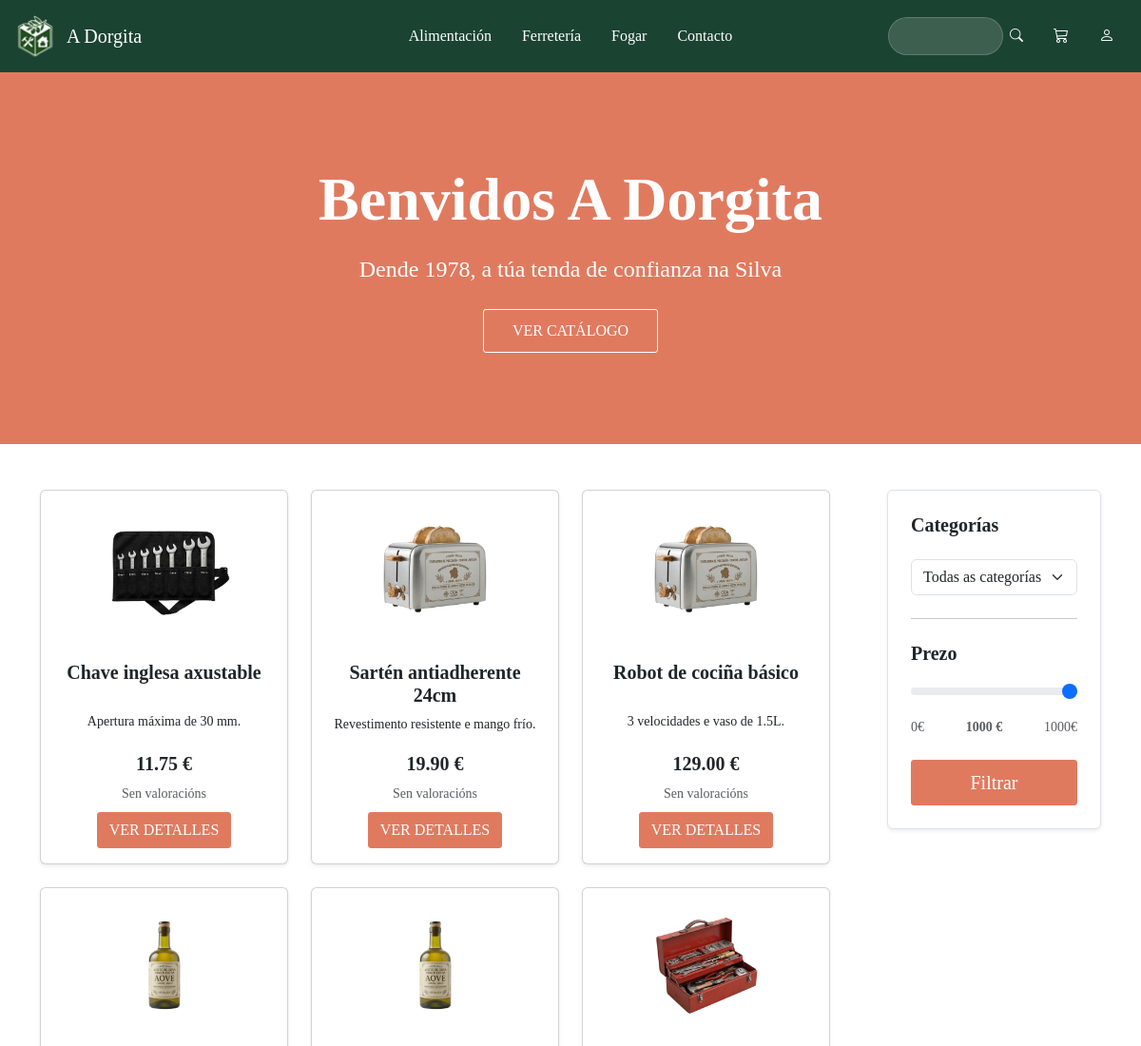
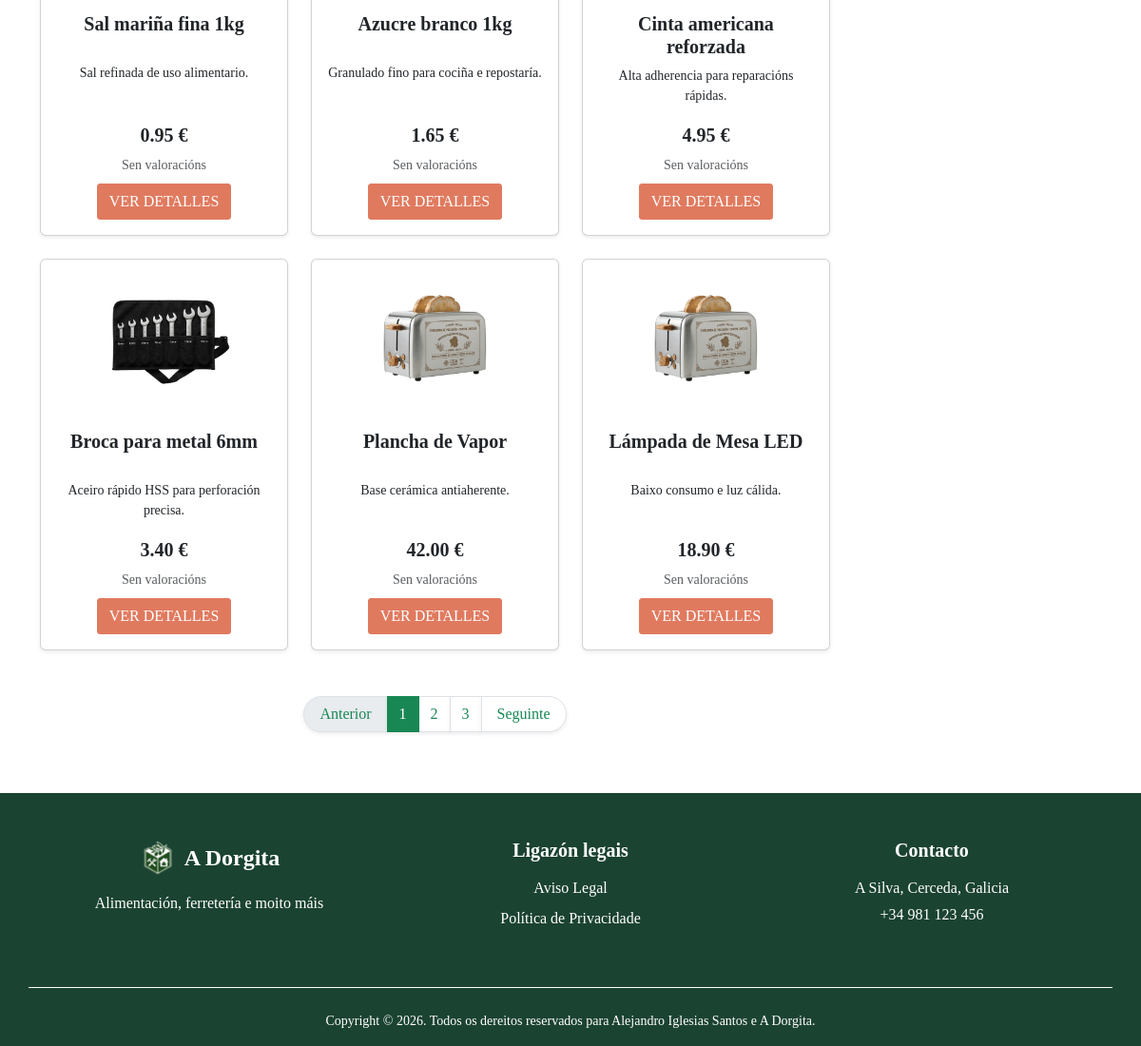
The page / on the database its author committed (2 pictures, top to bottom).
### tables this page shows
CREATE TABLE productos (
    id INT AUTO_INCREMENT PRIMARY KEY,
    nome VARCHAR(100) NOT NULL,
    descripcion VARCHAR(500),
    precio DECIMAL(10,2) NOT NULL,
    stock INT DEFAULT 0,
    imagen VARCHAR(200),
    id_categoria INT,
    FOREIGN KEY (id_categoria) REFERENCES categorias(id) ON DELETE SET NULL
);

### app/controllers/ProductoController.php (called while the page is built, shortened)
<?php
require_once __DIR__ . '/../models/ProductoDAO.php';
require_once __DIR__ . '/../models/entidades/Producto.php';
class ProductoController
{
    private $model;
    public function __construct()
    {
        $this->model = new ProductoDAO();
    }
    public function index()
    {
        $mensaxe = $_GET["q"] ?? null;
        $pagina = isset($_GET["pagina"]) ? max(1, (int)$_GET["pagina"]) : 1;
        $limite = 9;
        $offset = ($pagina - 1) * $limite;
        $id_cat = $_REQUEST['cat'] ?? null;
        $max_prezo = $_REQUEST['max_prezo'] ?? null;
        if ($mensaxe && !empty(trim($mensaxe))) {
            $totalRegistros = $this->model->contarBusqueda($mensaxe);
            $productos = $this->model->buscarPaginadoCatalogo($mensaxe, $limite, $offset);
        } else {
            $totalRegistros = $this->model->contarFiltradosCatalogo($id_cat, $max_prezo);
            $productos = $this->model->filtrarPaginadoCatalogo($id_cat, $max_prezo, $limite, $offset);
        }
        $totalPaginas = max(1, (int)ceil($totalRegistros / $limite));
        require_once __DIR__ . '/../../includes/header.php';
        require_once __DIR__ . '/../../views/inicio.php';
        require_once __DIR__ . '/../../includes/footer.php';
    }
}

### config/database.php (called while the page is built)
<?php
class Database {
    public static function connect() {
        $host = "localhost";
        $user = "root";
        $password = "";
        $database = "a_dorgita";
        try {
            $conexion = new PDO("mysql:host=$host;dbname=$database;charset=utf8mb4", $user, $password);
            $conexion->setAttribute(PDO::ATTR_ERRMODE, PDO::ERRMODE_EXCEPTION);
            return $conexion;
        } catch (PDOException $e) {
            die("Error de conexión: " . $e->getMessage());
        }
    }
}
?>

### app/models/ProductoDAO.php (called while the page is built, shortened)
<?php
require_once __DIR__ . '/../../config/database.php';
require_once __DIR__ . '/entidades/Producto.php';
class ProductoDAO
{
    private $conexion;
    public function __construct()
    {
        try {
            $this->conexion = Database::connect();
        } catch (Exception $e) {
            die($e->getMessage());
        }
    }
    public function filtrarPaginadoCatalogo($id_cat = null, $max_prezo = null, $limite = 9, $offset = 0)
    {
        try {
            $sql = "SELECT p.*, AVG(r.puntuacion) as media_puntos FROM productos p LEFT JOIN resenas r ON p.id = r.id_producto";
            $condicions = [];
            $params = [];
            $sql .= " GROUP BY p.id ORDER BY p.id DESC LIMIT " . (int)$limite . " OFFSET " . (int)$offset;
            $stmt = $this->conexion->prepare($sql);
            $stmt->execute($params);
            return $stmt->fetchAll(PDO::FETCH_CLASS, "Producto");
        } catch (Exception $e) {
            return [];
        }
    }
    public function contarFiltradosCatalogo($id_cat = null, $max_prezo = null)
    {
        try {
            $sql = "SELECT COUNT(*) AS total FROM productos";
            $condicions = [];
            $params = [];
            $stmt = $this->conexion->prepare($sql);
            $stmt->execute($params);
            $resultado = $stmt->fetch(PDO::FETCH_ASSOC);
            return (int)($resultado['total'] ?? 0);
        } catch (Exception $e) {
            return 0;
        }
    }
}

### app/models/entidades/Producto.php (called while the page is built, shortened)
<?php
class Producto {
    private $id;
    private $nome;
    private $descripcion;
    private $precio;
    private $imagen;
    public function getId() { return $this->id; }
    public function getNome() { return $this->nome; }
    public function getDescripcion() { return $this->descripcion; }
    public function getPrecio() { return $this->precio; }
    public function getImagen() { return $this->imagen; }
}

### views/inicio.php (the view, shortened to what this page needs)
<div class="container-fluid fondo-laranxa">
    <div class="row justify-content-center text-center">
        <div class="col-md-8 py-5 my-5">
            <h1 class="display-3 fw-bold mb-3">Benvidos A Dorgita</h1>
            <p class=" fs-4 mb-4">Dende 1978, a túa tenda de confianza na Silva</p>
            <a href="#" class="btn btn-catalogo ">VER CATÁLOGO</a>
        </div>
    </div>
</div>
<div class="container py-5">
    <div class="row">
        <div class="col-lg-9">
            <div class="row">
                <?php if (!empty($productos)): ?>
                    <?php foreach ($productos as $p): ?>
                        <div class="col-md-4 mb-4">
                            <div class="card h-100 shadow-sm border-1" style="background-color: #FFFFFF;">
                                <img src="public/img/<?php echo htmlspecialchars($p->getImagen()); ?>" class="card-img-top p-4" alt="<?php echo htmlspecialchars($p->getNome()); ?>">
                                <div class="card-body d-flex flex-column text-center">
                                    <h5 class="card-title fw-bold texto-principal desc-tarjeta"><?php echo htmlspecialchars($p->getNome()); ?></h5>
                                    <p class="card-text small"><?php echo htmlspecialchars($p->getDescripcion()); ?></p>
                                    <div class="mt-auto">
                                        <p class="fw-bold fs-5 texto-dorgita mb-1"><?php echo $p->getPrecio(); ?> €</p>
                                        <div class="mb-2">
                                            <?php
                                            $puntos = isset($p->media_puntos) ? round($p->media_puntos) : 0;
                                            if ($puntos > 0): ?>
                                                <span class="text-warning small">
                                                    <?php echo str_repeat('★', $puntos) . str_repeat('☆', 5 - $puntos); ?>
                                                </span>
                                            <?php else: ?>
                                                <span class="text-muted small">Sen valoracións</span>
                                            <?php endif; ?>
                                        </div>
                                        <div class="d-flex gap-2 justify-content-center">
                                            <a href="index.php?c=producto&a=obter&id=<?php echo $p->getId(); ?>" class="btn btn-engadir-carro">VER DETALLES</a>
                                        </div>
                                    </div>
                                </div>
                            </div>
                        </div>
                    <?php endforeach; ?>
                <?php else: ?>
                    <div class="col-12 text-center">
                        <p class="fs-5">Non se atoparon produtos dispoñibles.</p>
                    </div>
                <?php endif; ?>
            </div>
            <?php if (isset($totalPaginas) && $totalPaginas > 1): ?>
                <nav aria-label="Paxinación do catálogo" class="mt-4">
                    <ul class="pagination justify-content-center">
                        <li class="page-item <?php echo $pagina <= 1 ? 'disabled' : ''; ?>">
                            <a class="page-link text-success shadow-sm rounded-start-pill px-3" href="index.php?c=producto&a=index&pagina=<?php echo $pagina - 1; ?><?php echo !empty($_GET['q']) ? '&q=' . urlencode($_GET['q']) : ''; ?><?php echo !empty($_GET['cat']) ? '&cat=' . urlencode($_GET['cat']) : ''; ?><?php echo isset($_GET['max_prezo']) && $_GET['max_prezo'] !== '' ? '&max_prezo=' . urlencode($_GET['max_prezo']) : ''; ?>">Anterior</a>
                        </li>
                        <?php for ($i = 1; $i <= $totalPaginas; $i++): ?>
                            <li class="page-item <?php echo $pagina == $i ? 'active' : ''; ?>">
                                <a class="page-link shadow-sm <?php echo $pagina == $i ? 'bg-success border-success text-white' : 'text-success'; ?>" href="index.php?c=producto&a=index&pagina=<?php echo $i; ?><?php echo !empty($_GET['q']) ? '&q=' . urlencode($_GET['q']) : ''; ?><?php echo !empty($_GET['cat']) ? '&cat=' . urlencode($_GET['cat']) : ''; ?><?php echo isset($_GET['max_prezo']) && $_GET['max_prezo'] !== '' ? '&max_prezo=' . urlencode($_GET['max_prezo']) : ''; ?>"><?php echo $i; ?></a>
                            </li>
                        <?php endfor; ?>
                        <li class="page-item <?php echo $pagina >= $totalPaginas ? 'disabled' : ''; ?>">
                            <a class="page-link text-success shadow-sm rounded-end-pill px-3" href="index.php?c=producto&a=index&pagina=<?php echo $pagina + 1; ?><?php echo !empty($_GET['q']) ? '&q=' . urlencode($_GET['q']) : ''; ?><?php echo !empty($_GET['cat']) ? '&cat=' . urlencode($_GET['cat']) : ''; ?><?php echo isset($_GET['max_prezo']) && $_GET['max_prezo'] !== '' ? '&max_prezo=' . urlencode($_GET['max_prezo']) : ''; ?>">Seguinte</a>
                        </li>
                    </ul>
                </nav>
            <?php endif; ?>
        </div>
        <div class="col-lg-3 ps-lg-5">
            <div class="p-4 rounded shadow-sm border border-1 caixa-filtros">
                <form action="index.php" method="GET">
                    <h5 class="fw-bold mb-4 texto-dorgita">Categorías</h5>
                    <select name="cat" class="form-select mb-4">
                        <option value="">Todas as categorías</option>
                    </select>
                    <hr class="my-4">
                    <h5 class="fw-bold mb-3 texto-dorgita">Prezo</h5>
                    <input type="range" name="max_prezo" class="form-range" id="rangoPrezo" min="0" max="1000" step="5" value="<?php echo $_GET['max_prezo'] ?? '1000'; ?>">
                    <div class="d-flex justify-content-between small text-muted mt-2">
                        <span>0€</span>
                        <span id="valorPrezo" class="fw-bold"><?php echo $_GET['max_prezo'] ?? '1000'; ?> €</span>
                        <span>1000€</span>
                    </div>
                    <div class="mt-4">
                        <button type="submit" class="btn btn-engadir-carro w-100 py-2 fs-5">Filtrar</button>
                    </div>
            </div>
        </div>
    </div>
</div>

### rows shown on the page
productos: imagen (picture), nome "Chave inglesa axustable", descripcion "Apertura máxima de 30 mm.", precio "11.75"
productos: imagen (picture), nome "Sartén antiadherente 24cm", descripcion "Revestimento resistente e mango frío.", precio "19.90"
productos: imagen (picture), nome "Robot de cociña básico", descripcion "3 velocidades e vaso de 1.5L.", precio "129.00"
productos: imagen (picture), nome "Sal mariña fina 1kg", descripcion "Sal refinada de uso alimentario.", precio "0.95"
productos: imagen (picture), nome "Azucre branco 1kg", descripcion "Granulado fino para cociña e repostaría.", precio "1.65"
productos: imagen (picture), nome "Cinta americana reforzada", descripcion "Alta adherencia para reparacións rápidas.", precio "4.95"
productos: imagen (picture), nome "Broca para metal 6mm", descripcion "Aceiro rápido HSS para perforación precisa.", precio "3.40"
productos: imagen (picture), nome "Plancha de Vapor", descripcion "Base cerámica antiaherente.", precio "42.00"
productos: imagen (picture), nome "Lámpada de Mesa LED", descripcion "Baixo consumo e luz cálida.", precio "18.90"

### other values the page prints
$_GET['max_prezo'] "1000"
